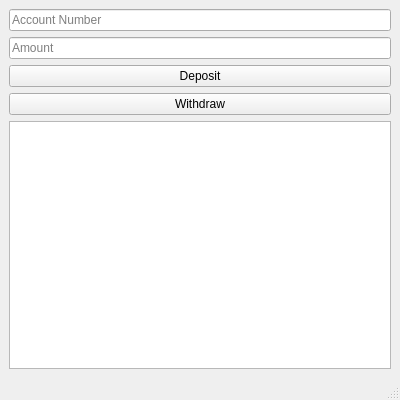
<?xml version="1.0" encoding="UTF-8"?>
<ui version="4.0">
 <class>MainWindow</class>
 <widget class="QMainWindow" name="MainWindow">
  <property name="geometry">
   <rect>
    <x>0</x>
    <y>0</y>
    <width>400</width>
    <height>400</height>
   </rect>
  </property>
  <property name="windowTitle">
   <string>MiniBank GUI</string>
  </property>
  <widget class="QWidget" name="centralwidget">
   <layout class="QVBoxLayout" name="verticalLayout">
    <item>
     <widget class="QLineEdit" name="accountNumberLineEdit">
      <property name="placeholderText">
       <string>Account Number</string>
      </property>
     </widget>
    </item>
    <item>
     <widget class="QLineEdit" name="amountLineEdit">
      <property name="placeholderText">
       <string>Amount</string>
      </property>
     </widget>
    </item>
    <item>
     <widget class="QPushButton" name="depositBtn">
      <property name="text">
       <string>Deposit</string>
      </property>
     </widget>
    </item>
    <item>
     <widget class="QPushButton" name="withdrawBtn">
      <property name="text">
       <string>Withdraw</string>
      </property>
     </widget>
    </item>
    <item>
     <widget class="QListWidget" name="accountsListWidget"/>
    </item>
   </layout>
  </widget>
  <widget class="QMenuBar" name="menubar"/>
  <widget class="QStatusBar" name="statusbar"/>
 </widget>
 <resources/>
 <connections/>
</ui>
